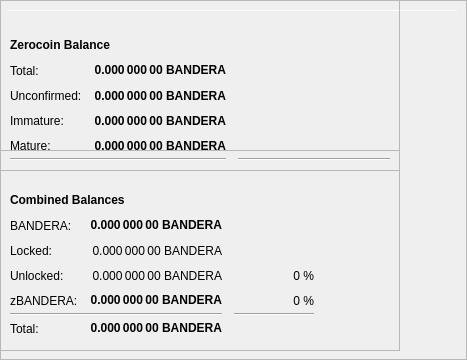
        <widget class="QFrame" name="frameObfuscation">
         <property name="minimumSize">
          <size>
           <width>400</width>
           <height>350</height>
          </size>
         </property>
         <property name="layoutDirection">
          <enum>Qt::LeftToRight</enum>
         </property>
         <property name="frameShape">
          <enum>QFrame::StyledPanel</enum>
         </property>
         <property name="frameShadow">
          <enum>QFrame::Raised</enum>
         </property>
         <widget class="QPushButton" name="runAutoDenom">
          <property name="geometry">
           <rect>
            <x>251</x>
            <y>17</y>
            <width>1</width>
            <height>1</height>
           </rect>
          </property>
          <property name="palette">
           <palette>
            <active>
             <colorrole role="WindowText">
              <brush brushstyle="SolidPattern">
               <color alpha="255">
                <red>0</red>
                <green>0</green>
                <blue>0</blue>
               </color>
              </brush>
             </colorrole>
             <colorrole role="Button">
              <brush brushstyle="SolidPattern">
               <color alpha="255">
                <red>239</red>
                <green>238</green>
                <blue>238</blue>
               </color>
              </brush>
             </colorrole>
             <colorrole role="Light">
              <brush brushstyle="SolidPattern">
               <color alpha="255">
                <red>255</red>
                <green>255</green>
                <blue>255</blue>
               </color>
              </brush>
             </colorrole>
             <colorrole role="Midlight">
              <brush brushstyle="SolidPattern">
               <color alpha="255">
                <red>247</red>
                <green>246</green>
                <blue>246</blue>
               </color>
              </brush>
             </colorrole>
             <colorrole role="Dark">
              <brush brushstyle="SolidPattern">
               <color alpha="255">
                <red>119</red>
                <green>119</green>
                <blue>119</blue>
               </color>
              </brush>
             </colorrole>
             <colorrole role="Mid">
              <brush brushstyle="SolidPattern">
               <color alpha="255">
                <red>159</red>
                <green>159</green>
                <blue>159</blue>
               </color>
              </brush>
             </colorrole>
             <colorrole role="Text">
              <brush brushstyle="SolidPattern">
               <color alpha="255">
                <red>0</red>
                <green>0</green>
                <blue>0</blue>
               </color>
              </brush>
             </colorrole>
             <colorrole role="BrightText">
              <brush brushstyle="SolidPattern">
               <color alpha="255">
                <red>255</red>
                <green>255</green>
                <blue>255</blue>
               </color>
              </brush>
             </colorrole>
             <colorrole role="ButtonText">
              <brush brushstyle="SolidPattern">
               <color alpha="255">
                <red>0</red>
                <green>0</green>
                <blue>0</blue>
               </color>
              </brush>
             </colorrole>
             <colorrole role="Base">
              <brush brushstyle="SolidPattern">
               <color alpha="255">
                <red>255</red>
                <green>255</green>
                <blue>255</blue>
               </color>
              </brush>
             </colorrole>
             <colorrole role="Window">
              <brush brushstyle="SolidPattern">
               <color alpha="255">
                <red>239</red>
                <green>238</green>
                <blue>238</blue>
               </color>
              </brush>
             </colorrole>
             <colorrole role="Shadow">
              <brush brushstyle="SolidPattern">
               <color alpha="255">
                <red>0</red>
                <green>0</green>
                <blue>0</blue>
               </color>
              </brush>
             </colorrole>
             <colorrole role="AlternateBase">
              <brush brushstyle="SolidPattern">
               <color alpha="255">
                <red>247</red>
                <green>246</green>
                <blue>246</blue>
               </color>
              </brush>
             </colorrole>
             <colorrole role="ToolTipBase">
              <brush brushstyle="SolidPattern">
               <color alpha="255">
                <red>255</red>
                <green>255</green>
                <blue>220</blue>
               </color>
              </brush>
             </colorrole>
             <colorrole role="ToolTipText">
              <brush brushstyle="SolidPattern">
               <color alpha="255">
                <red>0</red>
                <green>0</green>
                <blue>0</blue>
               </color>
              </brush>
             </colorrole>
            </active>
            <inactive>
             <colorrole role="WindowText">
              <brush brushstyle="SolidPattern">
               <color alpha="255">
                <red>0</red>
                <green>0</green>
                <blue>0</blue>
               </color>
              </brush>
             </colorrole>
             <colorrole role="Button">
              <brush brushstyle="SolidPattern">
               <color alpha="255">
                <red>239</red>
                <green>238</green>
                <blue>238</blue>
               </color>
              </brush>
             </colorrole>
             <colorrole role="Light">
              <brush brushstyle="SolidPattern">
               <color alpha="255">
                <red>255</red>
                <green>255</green>
                <blue>255</blue>
               </color>
              </brush>
             </colorrole>
             <colorrole role="Midlight">
              <brush brushstyle="SolidPattern">
               <color alpha="255">
                <red>247</red>
                <green>246</green>
                <blue>246</blue>
               </color>
              </brush>
             </colorrole>
             <colorrole role="Dark">
              <brush brushstyle="SolidPattern">
               <color alpha="255">
                <red>119</red>
                <green>119</green>
                <blue>119</blue>
               </color>
              </brush>
             </colorrole>
             <colorrole role="Mid">
              <brush brushstyle="SolidPattern">
               <color alpha="255">
                <red>159</red>
                <green>159</green>
                <blue>159</blue>
               </color>
              </brush>
             </colorrole>
             <colorrole role="Text">
              <brush brushstyle="SolidPattern">
               <color alpha="255">
                <red>0</red>
                <green>0</green>
                <blue>0</blue>
               </color>
              </brush>
             </colorrole>
             <colorrole role="BrightText">
              <brush brushstyle="SolidPattern">
               <color alpha="255">
                <red>255</red>
                <green>255</green>
                <blue>255</blue>
               </color>
              </brush>
             </colorrole>
             <colorrole role="ButtonText">
              <brush brushstyle="SolidPattern">
               <color alpha="255">
                <red>0</red>
                <green>0</green>
                <blue>0</blue>
               </color>
              </brush>
             </colorrole>
             <colorrole role="Base">
              <brush brushstyle="SolidPattern">
               <color alpha="255">
                <red>255</red>
                <green>255</green>
                <blue>255</blue>
               </color>
              </brush>
             </colorrole>
             <colorrole role="Window">
              <brush brushstyle="SolidPattern">
               <color alpha="255">
                <red>239</red>
                <green>238</green>
                <blue>238</blue>
               </color>
              </brush>
             </colorrole>
             <colorrole role="Shadow">
              <brush brushstyle="SolidPattern">
               <color alpha="255">
                <red>0</red>
                <green>0</green>
                <blue>0</blue>
               </color>
              </brush>
             </colorrole>
             <colorrole role="AlternateBase">
              <brush brushstyle="SolidPattern">
               <color alpha="255">
                <red>247</red>
                <green>246</green>
                <blue>246</blue>
               </color>
              </brush>
             </colorrole>
             <colorrole role="ToolTipBase">
              <brush brushstyle="SolidPattern">
               <color alpha="255">
                <red>255</red>
                <green>255</green>
                <blue>220</blue>
               </color>
              </brush>
             </colorrole>
             <colorrole role="ToolTipText">
              <brush brushstyle="SolidPattern">
               <color alpha="255">
                <red>0</red>
                <green>0</green>
                <blue>0</blue>
               </color>
              </brush>
             </colorrole>
            </inactive>
            <disabled>
             <colorrole role="WindowText">
              <brush brushstyle="SolidPattern">
               <color alpha="255">
                <red>119</red>
                <green>119</green>
                <blue>119</blue>
               </color>
              </brush>
             </colorrole>
             <colorrole role="Button">
              <brush brushstyle="SolidPattern">
               <color alpha="255">
                <red>239</red>
                <green>238</green>
                <blue>238</blue>
               </color>
              </brush>
             </colorrole>
             <colorrole role="Light">
              <brush brushstyle="SolidPattern">
               <color alpha="255">
                <red>255</red>
                <green>255</green>
                <blue>255</blue>
               </color>
              </brush>
             </colorrole>
             <colorrole role="Midlight">
              <brush brushstyle="SolidPattern">
               <color alpha="255">
                <red>247</red>
                <green>246</green>
                <blue>246</blue>
               </color>
              </brush>
             </colorrole>
             <colorrole role="Dark">
              <brush brushstyle="SolidPattern">
               <color alpha="255">
                <red>119</red>
                <green>119</green>
                <blue>119</blue>
               </color>
              </brush>
             </colorrole>
             <colorrole role="Mid">
              <brush brushstyle="SolidPattern">
               <color alpha="255">
                <red>159</red>
                <green>159</green>
                <blue>159</blue>
               </color>
              </brush>
             </colorrole>
             <colorrole role="Text">
              <brush brushstyle="SolidPattern">
               <color alpha="255">
                <red>119</red>
                <green>119</green>
                <blue>119</blue>
               </color>
              </brush>
             </colorrole>
             <colorrole role="BrightText">
              <brush brushstyle="SolidPattern">
               <color alpha="255">
                <red>255</red>
                <green>255</green>
                <blue>255</blue>
               </color>
              </brush>
             </colorrole>
             <colorrole role="ButtonText">
              <brush brushstyle="SolidPattern">
               <color alpha="255">
                <red>119</red>
                <green>119</green>
                <blue>119</blue>
               </color>
              </brush>
             </colorrole>
             <colorrole role="Base">
              <brush brushstyle="SolidPattern">
               <color alpha="255">
                <red>239</red>
                <green>238</green>
                <blue>238</blue>
               </color>
              </brush>
             </colorrole>
             <colorrole role="Window">
              <brush brushstyle="SolidPattern">
               <color alpha="255">
                <red>239</red>
                <green>238</green>
                <blue>238</blue>
               </color>
              </brush>
             </colorrole>
             <colorrole role="Shadow">
              <brush brushstyle="SolidPattern">
               <color alpha="255">
                <red>0</red>
                <green>0</green>
                <blue>0</blue>
               </color>
              </brush>
             </colorrole>
             <colorrole role="AlternateBase">
              <brush brushstyle="SolidPattern">
               <color alpha="255">
                <red>239</red>
                <green>238</green>
                <blue>238</blue>
               </color>
              </brush>
             </colorrole>
             <colorrole role="ToolTipBase">
              <brush brushstyle="SolidPattern">
               <color alpha="255">
                <red>255</red>
                <green>255</green>
                <blue>220</blue>
               </color>
              </brush>
             </colorrole>
             <colorrole role="ToolTipText">
              <brush brushstyle="SolidPattern">
               <color alpha="255">
                <red>0</red>
                <green>0</green>
                <blue>0</blue>
               </color>
              </brush>
             </colorrole>
            </disabled>
           </palette>
          </property>
          <property name="focusPolicy">
           <enum>Qt::NoFocus</enum>
          </property>
          <property name="autoFillBackground">
           <bool>true</bool>
          </property>
          <property name="text">
           <string/>
          </property>
          <property name="flat">
           <bool>true</bool>
          </property>
         </widget>
         <widget class="Line" name="line">
          <property name="geometry">
           <rect>
            <x>7</x>
            <y>10</y>
            <width>451</width>
            <height>1</height>
           </rect>
          </property>
          <property name="orientation">
           <enum>Qt::Horizontal</enum>
          </property>
         </widget>
         <widget class="QFrame" name="frame_3">
          <property name="geometry">
           <rect>
            <x>0</x>
            <y>150</y>
            <width>400</width>
            <height>201</height>
           </rect>
          </property>
          <property name="frameShape">
           <enum>QFrame::StyledPanel</enum>
          </property>
          <property name="frameShadow">
           <enum>QFrame::Raised</enum>
          </property>
          <layout class="QVBoxLayout" name="verticalLayout_5">
           <item>
            <layout class="QHBoxLayout" name="horizontalLayout_5" stretch="0">
             <item alignment="Qt::AlignBottom">
              <widget class="QLabel" name="label_5z">
               <property name="maximumSize">
                <size>
                 <width>16777215</width>
                 <height>20</height>
                </size>
               </property>
               <property name="font">
                <font>
                 <weight>75</weight>
                 <bold>true</bold>
                </font>
               </property>
               <property name="toolTip">
                <string>Combined Balances (including unconfirmed and immature coins)</string>
               </property>
               <property name="text">
                <string>&lt;html&gt;&lt;head/&gt;&lt;body&gt;&lt;p&gt;Combined Balances&lt;/p&gt;&lt;/body&gt;&lt;/html&gt;</string>
               </property>
              </widget>
             </item>
            </layout>
           </item>
           <item>
            <layout class="QGridLayout" name="gridLayout_3" rowstretch="0,0,0,0,0,0,0" rowminimumheight="0,25,25,25,25,0,25">
             <property name="horizontalSpacing">
              <number>12</number>
             </property>
             <property name="verticalSpacing">
              <number>0</number>
             </property>
             <item row="4" column="1">
              <widget class="QLabel" name="labelzBalancez">
               <property name="font">
                <font>
                 <weight>75</weight>
                 <bold>true</bold>
                </font>
               </property>
               <property name="cursor">
                <cursorShape>IBeamCursor</cursorShape>
               </property>
               <property name="toolTip">
                <string>Total of transactions that have yet to be confirmed, and do not yet count toward the spendable balance</string>
               </property>
               <property name="text">
                <string notr="true">0.000 000 00 BANDERA</string>
               </property>
               <property name="alignment">
                <set>Qt::AlignRight|Qt::AlignTrailing|Qt::AlignVCenter</set>
               </property>
               <property name="textInteractionFlags">
                <set>Qt::LinksAccessibleByMouse|Qt::TextSelectableByKeyboard|Qt::TextSelectableByMouse</set>
               </property>
              </widget>
             </item>
             <item row="6" column="1">
              <widget class="QLabel" name="labelTotalz">
               <property name="font">
                <font>
                 <weight>75</weight>
                 <bold>true</bold>
                </font>
               </property>
               <property name="cursor">
                <cursorShape>IBeamCursor</cursorShape>
               </property>
               <property name="toolTip">
                <string>Total Balance, including unconfirmed and immature coins.</string>
               </property>
               <property name="text">
                <string notr="true">0.000 000 00 BANDERA</string>
               </property>
               <property name="alignment">
                <set>Qt::AlignRight|Qt::AlignTrailing|Qt::AlignVCenter</set>
               </property>
               <property name="textInteractionFlags">
                <set>Qt::LinksAccessibleByMouse|Qt::TextSelectableByKeyboard|Qt::TextSelectableByMouse</set>
               </property>
              </widget>
             </item>
             <item row="4" column="3">
              <spacer name="horizontalSpacer_6">
               <property name="orientation">
                <enum>Qt::Horizontal</enum>
               </property>
               <property name="sizeHint" stdset="0">
                <size>
                 <width>40</width>
                 <height>1</height>
                </size>
               </property>
              </spacer>
             </item>
             <item row="6" column="0">
              <widget class="QLabel" name="labelTotalTextz">
               <property name="text">
                <string>Total:</string>
               </property>
              </widget>
             </item>
             <item row="1" column="0">
              <widget class="QLabel" name="labelBalanceTextz">
               <property name="text">
                <string>BANDERA:</string>
               </property>
              </widget>
             </item>
             <item row="1" column="1">
              <widget class="QLabel" name="labelBalancez">
               <property name="font">
                <font>
                 <weight>75</weight>
                 <bold>true</bold>
                </font>
               </property>
               <property name="cursor">
                <cursorShape>IBeamCursor</cursorShape>
               </property>
               <property name="toolTip">
                <string>Your current spendable balance</string>
               </property>
               <property name="text">
                <string notr="true">0.000 000 00 BANDERA</string>
               </property>
               <property name="alignment">
                <set>Qt::AlignRight|Qt::AlignTrailing|Qt::AlignVCenter</set>
               </property>
               <property name="textInteractionFlags">
                <set>Qt::LinksAccessibleByMouse|Qt::TextSelectableByKeyboard|Qt::TextSelectableByMouse</set>
               </property>
              </widget>
             </item>
             <item row="4" column="0">
              <widget class="QLabel" name="labelzBalanceTextz">
               <property name="toolTip">
                <string/>
               </property>
               <property name="text">
                <string>zBANDERA:</string>
               </property>
              </widget>
             </item>
             <item row="4" column="2">
              <widget class="QLabel" name="labelzBANDERAPercent">
               <property name="toolTip">
                <string>Current percentage of zBANDERA.
If AutoMint is enabled this percentage will settle around the configured AutoMint percentage (default = 10%)</string>
               </property>
               <property name="text">
                <string>0 %</string>
               </property>
               <property name="alignment">
                <set>Qt::AlignRight|Qt::AlignTrailing|Qt::AlignVCenter</set>
               </property>
              </widget>
             </item>
             <item row="6" column="2">
              <widget class="QLabel" name="label100Percent">
               <property name="text">
                <string/>
               </property>
               <property name="alignment">
                <set>Qt::AlignRight|Qt::AlignTrailing|Qt::AlignVCenter</set>
               </property>
              </widget>
             </item>
             <item row="2" column="1">
              <widget class="QLabel" name="labelLockedBalance">
               <property name="toolTip">
                <string>Locked BANDERA or Masternode collaterals. These are excluded from zBANDERA minting.</string>
               </property>
               <property name="text">
                <string>0.000 000 00 BANDERA</string>
               </property>
               <property name="alignment">
                <set>Qt::AlignRight|Qt::AlignTrailing|Qt::AlignVCenter</set>
               </property>
              </widget>
             </item>
             <item row="2" column="0">
              <widget class="QLabel" name="labelLockedBalanceText">
               <property name="toolTip">
                <string>Locked BANDERA or Masternode collaterals. These are excluded from zBANDERA minting.</string>
               </property>
               <property name="text">
                <string>Locked:</string>
               </property>
              </widget>
             </item>
             <item row="3" column="0">
              <widget class="QLabel" name="labelUnLockedBalanceText">
               <property name="toolTip">
                <string>Unlocked BANDERAs. These can be used for zBANDERA minting.</string>
               </property>
               <property name="text">
                <string>Unlocked:</string>
               </property>
              </widget>
             </item>
             <item row="3" column="1">
              <widget class="QLabel" name="labelUnLockedBalance">
               <property name="toolTip">
                <string>Unlocked BANDERAs. These can be used for zBANDERA minting.</string>
               </property>
               <property name="text">
                <string>0.000 000 00 BANDERA</string>
               </property>
               <property name="alignment">
                <set>Qt::AlignRight|Qt::AlignTrailing|Qt::AlignVCenter</set>
               </property>
              </widget>
             </item>
             <item row="3" column="2">
              <widget class="QLabel" name="labelBANDERAPercent">
               <property name="text">
                <string>0 %</string>
               </property>
               <property name="alignment">
                <set>Qt::AlignRight|Qt::AlignTrailing|Qt::AlignVCenter</set>
               </property>
              </widget>
             </item>
             <item row="5" column="2">
              <widget class="Line" name="lineWatchBalance_3">
               <property name="sizePolicy">
                <sizepolicy hsizetype="Preferred" vsizetype="Fixed">
                 <horstretch>0</horstretch>
                 <verstretch>0</verstretch>
                </sizepolicy>
               </property>
               <property name="minimumSize">
                <size>
                 <width>80</width>
                 <height>0</height>
                </size>
               </property>
               <property name="orientation">
                <enum>Qt::Horizontal</enum>
               </property>
              </widget>
             </item>
             <item row="5" column="0" colspan="2">
              <widget class="Line" name="lineSpendableBalance_3">
               <property name="orientation">
                <enum>Qt::Horizontal</enum>
               </property>
              </widget>
             </item>
            </layout>
           </item>
          </layout>
         </widget>
         <widget class="QFrame" name="frame_4">
          <property name="geometry">
           <rect>
            <x>0</x>
            <y>0</y>
            <width>400</width>
            <height>171</height>
           </rect>
          </property>
          <property name="frameShape">
           <enum>QFrame::StyledPanel</enum>
          </property>
          <property name="frameShadow">
           <enum>QFrame::Raised</enum>
          </property>
          <layout class="QVBoxLayout" name="verticalLayout_7">
           <item>
            <layout class="QHBoxLayout" name="horizontalLayout_8" stretch="0">
             <item alignment="Qt::AlignBottom">
              <widget class="QLabel" name="label_5z_3">
               <property name="maximumSize">
                <size>
                 <width>16777215</width>
                 <height>20</height>
                </size>
               </property>
               <property name="font">
                <font>
                 <weight>75</weight>
                 <bold>true</bold>
                </font>
               </property>
               <property name="text">
                <string>Zerocoin Balance</string>
               </property>
              </widget>
             </item>
            </layout>
           </item>
           <item>
            <layout class="QGridLayout" name="gridLayout_5" rowminimumheight="0,25,25,25,25,0">
             <property name="horizontalSpacing">
              <number>12</number>
             </property>
             <property name="verticalSpacing">
              <number>0</number>
             </property>
             <item row="4" column="0">
              <widget class="QLabel" name="labelzBalanceMatureText">
               <property name="toolTip">
                <string>Mature: more than 20 confirmation and more than 3 mints of the same denomination after it was minted.
These zBANDERA are spendable.</string>
               </property>
               <property name="text">
                <string>Mature:</string>
               </property>
              </widget>
             </item>
             <item row="5" column="0" colspan="2">
              <widget class="Line" name="lineSpendableBalance_5">
               <property name="orientation">
                <enum>Qt::Horizontal</enum>
               </property>
              </widget>
             </item>
             <item row="1" column="1">
              <widget class="QLabel" name="labelzBalance">
               <property name="font">
                <font>
                 <weight>75</weight>
                 <bold>true</bold>
                </font>
               </property>
               <property name="cursor">
                <cursorShape>IBeamCursor</cursorShape>
               </property>
               <property name="toolTip">
                <string>All available zBANDERA, unconfirmed and immature zBANDERA included.</string>
               </property>
               <property name="text">
                <string notr="true">0.000 000 00 BANDERA</string>
               </property>
               <property name="alignment">
                <set>Qt::AlignRight|Qt::AlignTrailing|Qt::AlignVCenter</set>
               </property>
               <property name="textInteractionFlags">
                <set>Qt::LinksAccessibleByMouse|Qt::TextSelectableByKeyboard|Qt::TextSelectableByMouse</set>
               </property>
              </widget>
             </item>
             <item row="5" column="2">
              <widget class="Line" name="lineWatchBalance_5">
               <property name="sizePolicy">
                <sizepolicy hsizetype="Preferred" vsizetype="Fixed">
                 <horstretch>0</horstretch>
                 <verstretch>0</verstretch>
                </sizepolicy>
               </property>
               <property name="minimumSize">
                <size>
                 <width>140</width>
                 <height>0</height>
                </size>
               </property>
               <property name="orientation">
                <enum>Qt::Horizontal</enum>
               </property>
              </widget>
             </item>
             <item row="1" column="0">
              <widget class="QLabel" name="labelzBalanceText">
               <property name="toolTip">
                <string>All available zBANDERA, unconfirmed and immature zBANDERA included.</string>
               </property>
               <property name="text">
                <string>Total:</string>
               </property>
              </widget>
             </item>
             <item row="1" column="2">
              <spacer name="horizontalSpacer_8">
               <property name="orientation">
                <enum>Qt::Horizontal</enum>
               </property>
               <property name="sizeHint" stdset="0">
                <size>
                 <width>40</width>
                 <height>20</height>
                </size>
               </property>
              </spacer>
             </item>
             <item row="4" column="2">
              <spacer name="horizontalSpacer_4">
               <property name="orientation">
                <enum>Qt::Horizontal</enum>
               </property>
               <property name="sizeHint" stdset="0">
                <size>
                 <width>40</width>
                 <height>20</height>
                </size>
               </property>
              </spacer>
             </item>
             <item row="4" column="1">
              <widget class="QLabel" name="labelzBalanceMature">
               <property name="font">
                <font>
                 <weight>75</weight>
                 <bold>true</bold>
                </font>
               </property>
               <property name="toolTip">
                <string>Mature: more than 20 confirmation and more than 3 mints of the same denomination after it was minted.
These zBANDERA are spendable.</string>
               </property>
               <property name="text">
                <string>0.000 000 00 BANDERA</string>
               </property>
               <property name="alignment">
                <set>Qt::AlignRight|Qt::AlignTrailing|Qt::AlignVCenter</set>
               </property>
              </widget>
             </item>
             <item row="2" column="0">
              <widget class="QLabel" name="labelzBalanceUnconfirmedText">
               <property name="toolTip">
                <string>Unconfirmed: less than 20 confirmations
Immature: confirmed, but less than 3 mints of the same denomination after it was minted</string>
               </property>
               <property name="text">
                <string>Unconfirmed:</string>
               </property>
              </widget>
             </item>
             <item row="2" column="1">
              <widget class="QLabel" name="labelzBalanceUnconfirmed">
               <property name="font">
                <font>
                 <weight>75</weight>
                 <bold>true</bold>
                </font>
               </property>
               <property name="toolTip">
                <string>Unconfirmed: less than 20 confirmations
Immature: confirmed, but less than 3 mints of the same denomination after it was minted</string>
               </property>
               <property name="text">
                <string>0.000 000 00 BANDERA</string>
               </property>
               <property name="alignment">
                <set>Qt::AlignRight|Qt::AlignTrailing|Qt::AlignVCenter</set>
               </property>
              </widget>
             </item>
             <item row="2" column="2">
              <spacer name="horizontalSpacer_5">
               <property name="orientation">
                <enum>Qt::Horizontal</enum>
               </property>
               <property name="sizeHint" stdset="0">
                <size>
                 <width>40</width>
                 <height>20</height>
                </size>
               </property>
              </spacer>
             </item>
             <item row="3" column="0">
              <widget class="QLabel" name="labelzBalanceImmatureText">
               <property name="toolTip">
                <string>Unconfirmed: less than 20 confirmations
Immature: confirmed, but less than 3 mints of the same denomination after it was minted</string>
               </property>
               <property name="text">
                <string>Immature:</string>
               </property>
              </widget>
             </item>
             <item row="3" column="1">
              <widget class="QLabel" name="labelzBalanceImmature">
               <property name="font">
                <font>
                 <weight>75</weight>
                 <bold>true</bold>
                </font>
               </property>
               <property name="toolTip">
                <string>Unconfirmed: less than 20 confirmations
Immature: confirmed, but less than 3 mints of the same denomination after it was minted</string>
               </property>
               <property name="text">
                <string>0.000 000 00 BANDERA</string>
               </property>
               <property name="alignment">
                <set>Qt::AlignRight|Qt::AlignTrailing|Qt::AlignVCenter</set>
               </property>
              </widget>
             </item>
             <item row="3" column="2">
              <spacer name="horizontalSpacer_7">
               <property name="orientation">
                <enum>Qt::Horizontal</enum>
               </property>
               <property name="sizeHint" stdset="0">
                <size>
                 <width>40</width>
                 <height>20</height>
                </size>
               </property>
              </spacer>
             </item>
            </layout>
           </item>
          </layout>
         </widget>
        </widget>
